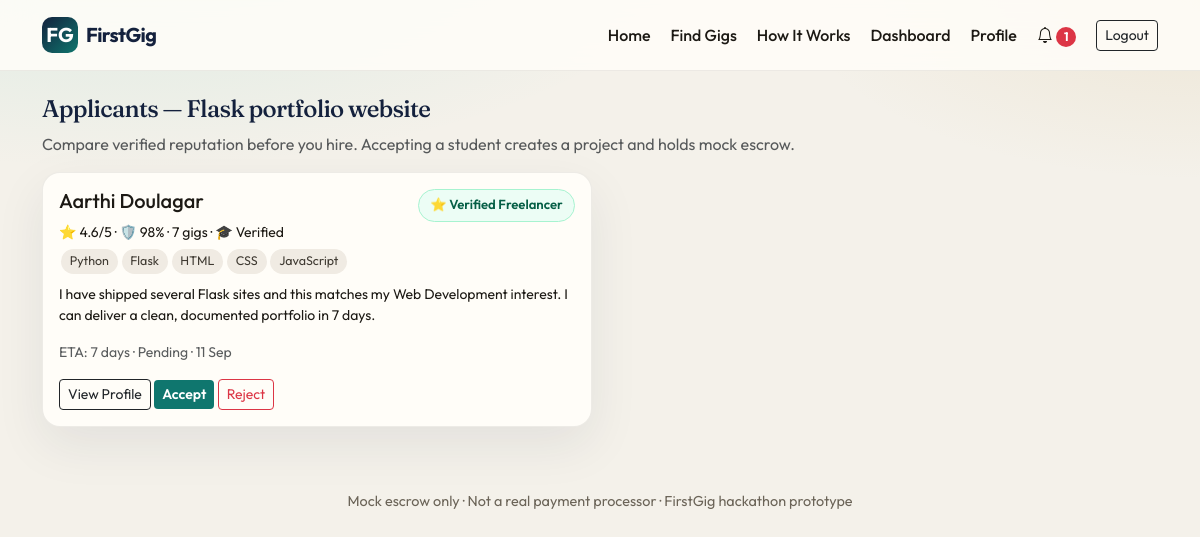
Page /gigs/34/applicants (signed in) on the committed database.
### FIRSTGIG/models.py (models this page shows, shortened)
class Gig(db.Model):
    __tablename__ = "gigs"
    id = db.Column(db.Integer, primary_key=True)
    client_id = db.Column(db.Integer, db.ForeignKey("users.id"), nullable=False)
    title = db.Column(db.String(200), nullable=False)
    description = db.Column(db.Text, nullable=False)
    category = db.Column(db.String(80), nullable=False)
    required_skills = db.Column(db.Text, default="")
    budget = db.Column(db.Integer, nullable=False)
    deadline = db.Column(db.Date, nullable=False)
    difficulty = db.Column(db.String(20), default="Beginner")  # Beginner | Intermediate | Advanced
    status = db.Column(db.String(30), default="OPEN")  # OPEN | APPLIED | ASSIGNED | CLOSED | REMOVED
    requirements = db.Column(db.Text, default="")
    milestone_count = db.Column(db.Integer, default=1)
    created_at = db.Column(db.DateTime, default=datetime.utcnow)
    client = db.relationship("User", foreign_keys=[client_id])
    applications = db.relationship("Application", backref="gig", lazy="dynamic", cascade="all, delete-orphan")
    project = db.relationship("Project", backref="gig", uselist=False)

class User(UserMixin, db.Model):
    __tablename__ = "users"
    id = db.Column(db.Integer, primary_key=True)
    name = db.Column(db.String(120), nullable=False)
    email = db.Column(db.String(180), unique=True, nullable=False, index=True)
    password_hash = db.Column(db.String(255), nullable=False)
    role = db.Column(db.String(20), nullable=False, index=True)  # student | client | admin
    is_active_account = db.Column(db.Boolean, default=True)
    created_at = db.Column(db.DateTime, default=datetime.utcnow)
    student_profile = db.relationship("StudentProfile", backref="user", uselist=False, cascade="all, delete-orphan")
    client_profile = db.relationship("ClientProfile", backref="user", uselist=False, cascade="all, delete-orphan")
    notifications = db.relationship("Notification", backref="user", lazy="dynamic", cascade="all, delete-orphan")
    def is_student(self):
        return self.role == "student"
    def is_client(self):
        return self.role == "client"
    @property
    def is_active(self):
        return bool(self.is_active_account)

class StudentProfile(db.Model):
    __tablename__ = "student_profiles"
    id = db.Column(db.Integer, primary_key=True)
    user_id = db.Column(db.Integer, db.ForeignKey("users.id"), unique=True, nullable=False)
    college = db.Column(db.String(180), nullable=False)
    branch = db.Column(db.String(120), nullable=False)
    academic_year = db.Column(db.String(40), nullable=False)
    bio = db.Column(db.Text, default="")
    skills = db.Column(db.Text, default="")  # comma-separated
    interests = db.Column(db.Text, default="")
    college_email = db.Column(db.String(180))
    verification_code = db.Column(db.String(12))
    verified = db.Column(db.Boolean, default=False)
    avatar = db.Column(db.String(255))
    completed_gigs = db.Column(db.Integer, default=0)
    rating = db.Column(db.Float, default=0.0)
    reliability_score = db.Column(db.Float, default=70.0)
    on_time_percentage = db.Column(db.Float, default=100.0)
    dispute_count = db.Column(db.Integer, default=0)
    cancellation_count = db.Column(db.Integer, default=0)
    portfolio_items = db.relationship("Portfolio", backref="student", lazy="dynamic", cascade="all, delete-orphan")
    def skill_list(self):
        return [s.strip() for s in (self.skills or "").split(",") if s.strip()]

class Application(db.Model):
    __tablename__ = "applications"
    id = db.Column(db.Integer, primary_key=True)
    gig_id = db.Column(db.Integer, db.ForeignKey("gigs.id"), nullable=False)
    student_id = db.Column(db.Integer, db.ForeignKey("users.id"), nullable=False)
    proposal = db.Column(db.Text, nullable=False)
    expected_completion = db.Column(db.String(80), nullable=False)
    status = db.Column(db.String(20), default="Pending")  # Pending | Accepted | Rejected
    created_at = db.Column(db.DateTime, default=datetime.utcnow)
    student = db.relationship("User", foreign_keys=[student_id])
    __table_args__ = (db.UniqueConstraint("gig_id", "student_id", name="uq_gig_student"),)

### FIRSTGIG/routes/gigs.py (the view)
@gigs_bp.route("/gigs/<int:gig_id>/applicants")
@login_required
@role_required("client")
def applicants(gig_id):
    gig = Gig.query.get_or_404(gig_id)
    if gig.client_id != current_user.id:
        flash("You can only view applicants for your own gigs.", "danger")
        return redirect(url_for("gigs.manage"))
    apps = Application.query.filter_by(gig_id=gig.id).order_by(Application.created_at.desc()).all()
    cards = []
    for a in apps:
        sp = a.student.student_profile
        cards.append({"app": a, "level": level_for_completed(sp.completed_gigs if sp else 0), "profile": sp})
    return render_template("gigs/applicants.html", gig=gig, cards=cards)

### FIRSTGIG/services/level_service.py (called while the page is built)
def level_for_completed(completed):
    completed = completed or 0
    for i, level in enumerate(LEVELS):
        if level["min"] <= completed <= level["max"]:
            nxt = LEVELS[i + 1] if i + 1 < len(LEVELS) else None
            toward = nxt["min"] if nxt else completed
            return {
                **level,
                "index": i,
                "completed": completed,
                "next_name": nxt["name"] if nxt else None,
                "next_icon": nxt["icon"] if nxt else None,
                "toward": toward,
                "progress_pct": 100 if not nxt else min(100, int((completed / toward) * 100) if toward else 100),
            }
    return {**LEVELS[-1], "index": len(LEVELS) - 1, "completed": completed, "next_name": None, "toward": completed, "progress_pct": 100}

### FIRSTGIG/services/notify.py (called while the page is built)
def mark_overdue_projects():
    open_statuses = ("IN_PROGRESS", "ASSIGNED", "SUBMITTED")
    projects = Project.query.filter(Project.status.in_(open_statuses)).all()
    changed = 0
    for p in projects:
        if p.deadline and p.deadline < datetime.utcnow().date():
            if p.status != "OVERDUE":
                p.status = "OVERDUE"
                notify(p.student_id, f"Project #{p.id} is overdue.", f"/projects/{p.id}")
                notify(p.client_id, f"Project #{p.id} is overdue.", f"/projects/{p.id}")
                changed += 1
    if changed:
        db.session.commit()
    return changed

### FIRSTGIG/templates/gigs/applicants.html (shortened to what this page needs)
{% extends "base.html" %}
{% block content %}
<h1 class="page-title h4">Applicants — {{ gig.title }}</h1>
<p class="text-muted">Compare verified reputation before you hire. Accepting a student creates a project and holds mock escrow.</p>
<div class="row g-3">
  {% for c in cards %}
  <div class="col-lg-6">
    <div class="card-fg p-3 h-100">
      <div class="d-flex justify-content-between">
        <h2 class="h5 mb-0">{{ c.app.student.name }}</h2>
        <span class="badge-level">{{ c.level.icon }} {{ c.level.name }}</span>
      </div>
      {% if c.profile %}
        <p class="small mb-1">⭐ {% if c.profile.rating %}{{ '%.1f'|format(c.profile.rating) }}/5{% else %}No rating{% endif %}
          · 🛡️ {{ '%.0f'|format(c.profile.reliability_score) }}% · {{ c.profile.completed_gigs }} gigs
          {% if c.profile.verified %}· 🎓 Verified{% endif %}</p>
        <div class="mb-2">{% for s in c.profile.skill_list() %}<span class="chip">{{ s }}</span>{% endfor %}</div>
      {% endif %}
      <p class="small">{{ c.app.proposal }}</p>
      <p class="small text-muted">ETA: {{ c.app.expected_completion }} · {{ c.app.status }} · {{ c.app.created_at.strftime('%d %b') }}</p>
      <a class="btn btn-sm btn-outline-dark" href="{{ url_for('student.public_profile', user_id=c.app.student_id) }}">View Profile</a>
      {% if c.app.status == 'Pending' and gig.status != 'ASSIGNED' %}
      <form class="d-inline" method="post" action="{{ url_for('gigs.accept', gig_id=gig.id, app_id=c.app.id) }}">
        <button class="btn btn-sm btn-teal" data-confirm="Hire this student? Mock escrow will hold ₹{{ '{:,}'.format(gig.budget) }}.">Accept</button>
      </form>
      <form class="d-inline" method="post" action="{{ url_for('gigs.reject', gig_id=gig.id, app_id=c.app.id) }}">
        <button class="btn btn-sm btn-outline-danger">Reject</button>
      </form>
      {% endif %}
    </div>
  </div>
  {% endfor %}
</div>
{% endblock %}

### FIRSTGIG/static/css/style.css (style rules this page uses)
:root { --bg: #f4f1ea; --bg-2: #fffdf8; --ink: #1c1914; --muted: #6b6458; --line: rgba(28, 25, 20, 0.08); --teal: #0f766e; --teal-2: #14b8a6; --gold: #c4a35a; --navy: #14213d; --coral: #c45c26; --ok: #15803d; --warn: #b45309; --bad: #b91c1c; --shadow: 0 18px 50px rgba(20, 33, 61, 0.08); --radius: 18px; --font: "Outfit", system-ui, sans-serif; --serif: "Fraunces", Georgia, serif; }
* { box-sizing: border-box; }
html, body { margin: 0; padding: 0; }
body { font-family: var(--font); color: var(--ink); background: radial-gradient(1200px 500px at 10% -10%, rgba(20, 184, 166, 0.12), transparent 50%), radial-gradient(900px 400px at 100% 0%, rgba(196, 163, 90, 0.14), transparent 45%), var(--bg); min-height: 100vh; }
a { color: var(--teal); text-decoration: none; }
.btn-teal { background: var(--teal); color: #fff; border: 0; font-weight: 600; }
.card-fg { background: var(--bg-2); border: 1px solid var(--line); border-radius: var(--radius); box-shadow: var(--shadow); }
.badge-level { display: inline-flex; align-items: center; gap: 0.35rem; padding: 0.35rem 0.7rem; border-radius: 999px; font-weight: 600; font-size: 0.82rem; background: #ecfdf5; color: #065f46; border: 1px solid #a7f3d0; }
.chip { display: inline-block; padding: 0.2rem 0.55rem; border-radius: 999px; background: #f0ebe3; color: #3f3a32; font-size: 0.78rem; margin: 0.12rem; }
.page-title { font-family: var(--serif); letter-spacing: -0.03em; color: var(--navy); }

### rows in the picture
Gig: title "Flask portfolio website"
User: app.student.name "Aarthi Doulagar"
StudentProfile: profile.rating "4.6", profile.reliability_score "98", profile.completed_gigs "7"
Application: app.proposal "I have shipped several Flask sites and this matches my Web Development interest. I can deliver a clean, documented portfolio in 7 days.", app.expected_completion "7 days", app.status "Pending", app.created_at "11 Sep"

### other values in the picture
{{ unread_count }} "1"
{{ c.level.icon }} "⭐"
{{ c.level.name }} "Verified Freelancer"
{{ s }} "Python" "Flask" "HTML" "CSS" "JavaScript"
